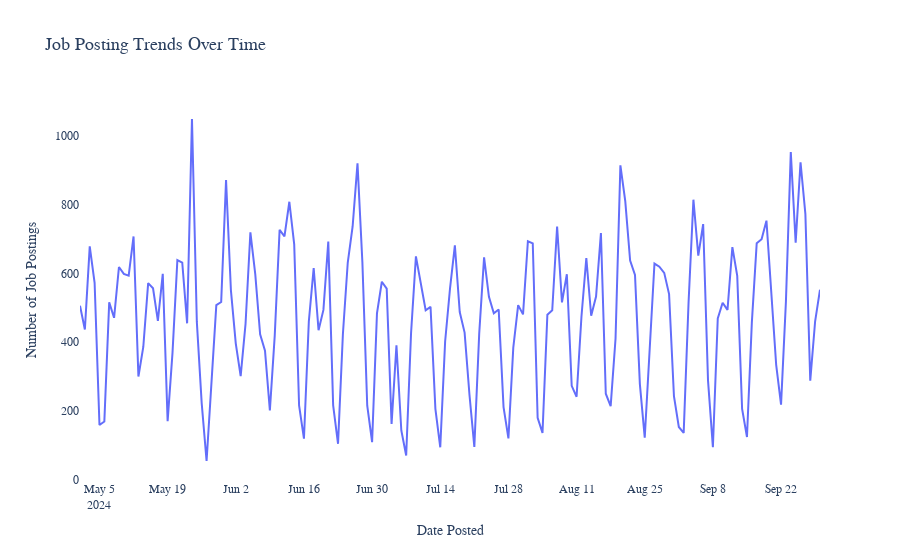

Notebook code cell kept with this figure:
### Markdown cell above
# Job Posting Trends Over Time
- Analyze how job postings fluctuate over time.
- **Aggregate Data**
  - Count job postings per **posted date (`POSTED`)**.
- **Visualize results**
  - Create a **line chart** where:
    - **X-axis** = `POSTED`
    - **Y-axis** = `Number of Job Postings`
  - Apply custom colors and font styles.
- **Explanation:** Write two sentences about what the graph reveals.

### Code cell
aggregated_df = df.groupBy("POSTED").agg(count("*").alias("NUM_POSTINGS"))
sorted_df = aggregated_df.orderBy("POSTED")
pdf = sorted_df.toPandas()

trends = px.line(pdf, x="POSTED", y="NUM_POSTINGS",
              title="Job Posting Trends Over Time",
              labels={"POSTED": "Date Posted", "NUM_POSTINGS": "Number of Job Postings"},
              line_shape="linear")

trends.update_layout(
    plot_bgcolor='white',
    font_family="Arial",
    title_font_size=18,
    font=dict(
        size=12 
    )
)

trends.update_traces(line=dict(color="#636EFA", width=2))

trends.show()
trends.write_image("_output/trends.svg")

### Figure 1 — Plotly figure (JSON) as saved in the notebook; plotly's stock layout.template omitted (floating-point values rounded to 4 significant figures; data arrays with more than 128 entries replaced by an {"elided": "..."} marker saying what was removed)
{"data": [{"hovertemplate": "Date Posted=%{x}<br>Number of Job Postings=%{y}<extra></extra>", "legendgroup": "", "line": {"color": "#636EFA", "dash": "solid", "shape": "linear", "width": 2}, "marker": {"symbol": "circle"}, "mode": "lines", "name": "", "orientation": "v", "showlegend": false, "type": "scatter", "x": {"elided": "153 str values"}, "xaxis": "x", "y": {"elided": "153 int values"}, "yaxis": "y"}], "layout": {"font": {"family": "Arial", "size": 12}, "legend": {"tracegroupgap": 0}, "plot_bgcolor": "white", "title": {"font": {"size": 18}, "text": "Job Posting Trends Over Time"}, "xaxis": {"anchor": "y", "domain": [0, 1], "title": {"text": "Date Posted"}}, "yaxis": {"anchor": "x", "domain": [0, 1], "title": {"text": "Number of Job Postings"}}}}
